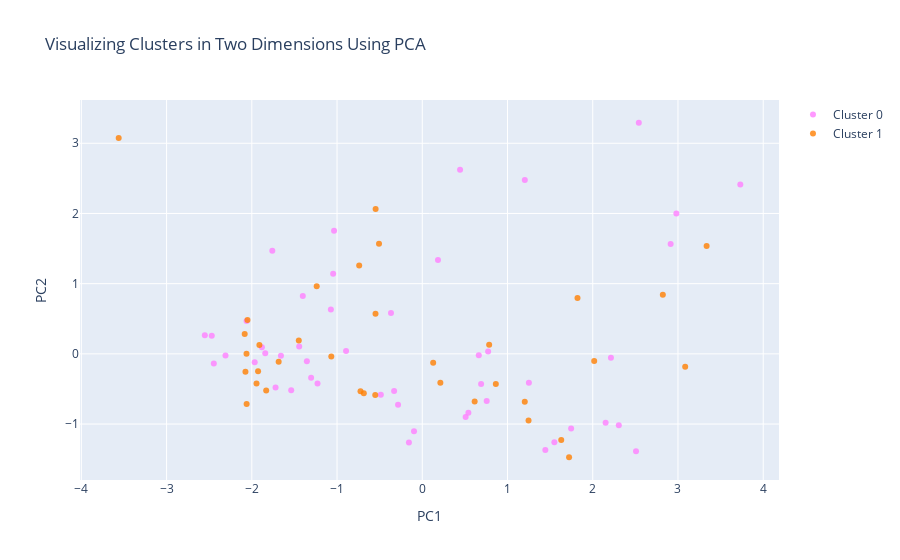

Notebook source saved alongside this figure:
### Code cell
#Instructions for building the 2-D plot

#trace1 is for 'Cluster 0'
trace1 = go.Scatter(
                    x = cluster0["PC1_2d"],
                    y = cluster0["PC2_2d"],
                    mode = "markers",
                    name = "Cluster 0",
                    marker = dict(color = 'rgba(255, 128, 255, 0.8)'),
                    text = None)

#trace2 is for 'Cluster 1'
trace2 = go.Scatter(
                    x = cluster1["PC1_2d"],
                    y = cluster1["PC2_2d"],
                    mode = "markers",
                    name = "Cluster 1",
                    marker = dict(color = 'rgba(255, 128, 2, 0.8)'),
                    text = None)

#trace3 is for 'Cluster 2'
trace3 = go.Scatter(
                    x = cluster2["PC1_2d"],
                    y = cluster2["PC2_2d"],
                    mode = "markers",
                    name = "Cluster 2",
                    marker = dict(color = 'rgba(0, 255, 200, 0.8)'),
                    text = None)

data = [trace1, trace2, trace3]

title = "Visualizing Clusters in Two Dimensions Using PCA"

layout = dict(title = title,
              xaxis= dict(title= 'PC1',ticklen= 5,zeroline= False),
              yaxis= dict(title= 'PC2',ticklen= 5,zeroline= False)
             )

fig = dict(data = data, layout = layout)

iplot(fig)

### Figure 1 — Plotly figure (JSON) as saved in the notebook; plotly's stock layout.template omitted (floating-point values rounded to 4 significant figures)
{"data": [{"marker": {"color": "rgba(255, 128, 255, 0.8)"}, "mode": "markers", "name": "Cluster 0", "type": "scatter", "x": [-1.722, -1.966, 2.981, 0.4436, 2.914, -1.882, 0.6901, -1.402, -2.47, 2.541, 0.5087, 2.151, -2.551, -0.09676, -1.842, -1.229, 1.444, 2.306, -1.538, -2.062, -1.444, 2.508, -0.2844, 1.203, 2.214, 1.746, 1.251, 0.5411, -1.072, -2.446, -0.1568, -0.3672, -0.8941, -1.035, -0.4862, -1.304, -1.046, 0.756, -1.76, -1.658, -2.309, 0.6631, -0.3304, 0.1841, -1.354, 3.731, 0.7727, 1.55], "y": [-0.4795, -0.1185, 2.001, 2.624, 1.564, 0.09334, -0.4289, 0.8235, 0.2591, 3.292, -0.8978, -0.9829, 0.266, -1.103, 0.009272, -0.4223, -1.368, -1.018, -0.5196, 0.4675, 0.1066, -1.387, -0.7247, 2.478, -0.0556, -1.064, -0.4101, -0.8391, 0.6329, -0.139, -1.264, 0.5817, 0.04042, 1.754, -0.5832, -0.3387, 1.14, -0.6721, 1.469, -0.02734, -0.0245, -0.0186, -0.5275, 1.339, -0.1061, 2.411, 0.03317, -1.257]}, {"marker": {"color": "rgba(255, 128, 2, 0.8)"}, "mode": "markers", "name": "Cluster 1", "type": "scatter", "x": [1.821, 1.203, -1.685, -2.083, 3.336, -1.239, 0.8631, -2.062, -2.051, 0.6146, 0.2121, -1.926, 2.822, 3.085, -0.7401, -0.5519, -0.5074, -0.7249, -0.6861, 1.722, 2.017, -3.562, -0.5474, -2.075, -1.911, 0.1278, -1.945, -1.449, -1.831, -0.5487, -1.068, 1.247, 1.63, 0.7847, -2.061], "y": [0.7949, -0.6816, -0.113, 0.2843, 1.538, 0.9639, -0.4289, 0.001981, 0.4825, -0.678, -0.412, -0.2476, 0.8431, -0.1826, 1.26, -0.5861, 1.57, -0.533, -0.5616, -1.473, -0.1015, 3.076, 2.065, -0.2535, 0.1249, -0.1256, -0.4208, 0.1915, -0.5228, 0.5729, -0.03907, -0.9501, -1.227, 0.1304, -0.7128]}, {"marker": {"color": "rgba(0, 255, 200, 0.8)"}, "mode": "markers", "name": "Cluster 2", "type": "scatter", "x": [], "y": []}], "layout": {"title": {"text": "Visualizing Clusters in Two Dimensions Using PCA"}, "xaxis": {"ticklen": 5, "title": {"text": "PC1"}, "zeroline": false}, "yaxis": {"ticklen": 5, "title": {"text": "PC2"}, "zeroline": false}}}
